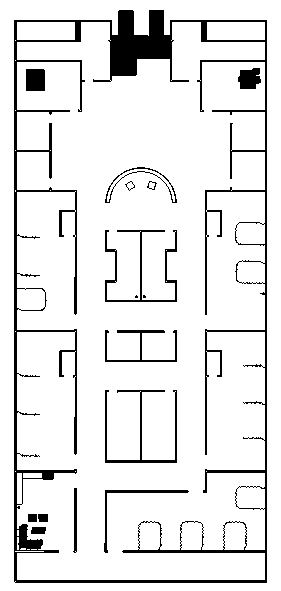
#> input picture src/dataset_sim_hospital_big/hospital_big_sim_original/mymap.pgm, 281 x 591 px
$ python raw_data_proc.py
#> lines starting #> are read from the running program, lines starting #| are printed output that depends on the picture; after the words box and inside, x2 and y2 are one past the last pixel; in counts of white or black regions, pixels touching at a corner belong together
import os
import pathlib

import numpy as np

import matplotlib.pyplot as plt


root_dir = pathlib.Path(__file__).resolve().parents[2]

map_path = os.path.join(root_dir, 'src', 'dataset_sim_hospital_big/hospital_big_sim_original', 'mymap.pgm')
the_map = plt.imread(map_path)
#> the_map: shape (591, 281); 90% white; 16 black regions (2 under 20 px), largest, box (x1, y1, x2, y2) and area: (14, 10, 267, 583) 12612, (105, 230, 177, 302) 776, (105, 390, 177, 463) 735

the_map = np.array(the_map)
the_map[the_map>210] = 255
the_map[the_map<=210] = 0
the_map[:,[0,-1]] = 0
the_map[[0,-1],:] = 0
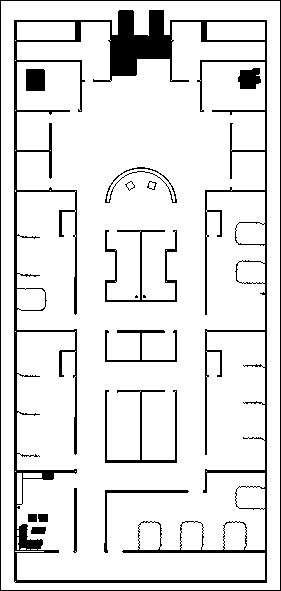
#> the_map: shape (591, 281); 89% white; 17 black regions (2 under 20 px), largest, box (x1, y1, x2, y2) and area: (14, 10, 267, 583) 12612, (0, 0, 281, 591) 1740, (105, 230, 177, 302) 776

fig, ax = plt.subplots(figsize=(10,10))
ax.imshow(the_map, cmap='gray')
ax.set_aspect('equal')
ax.axis('off')
fig.set_size_inches(2.81, 5.91) # XXX depends on your dpi!
fig.tight_layout(pad=0)
# fig.savefig(os.path.join(root_dir, 'src', 'dataset_sim_hospital_big/hospital_big_sim_original', 'label.png'))
plt.show()
